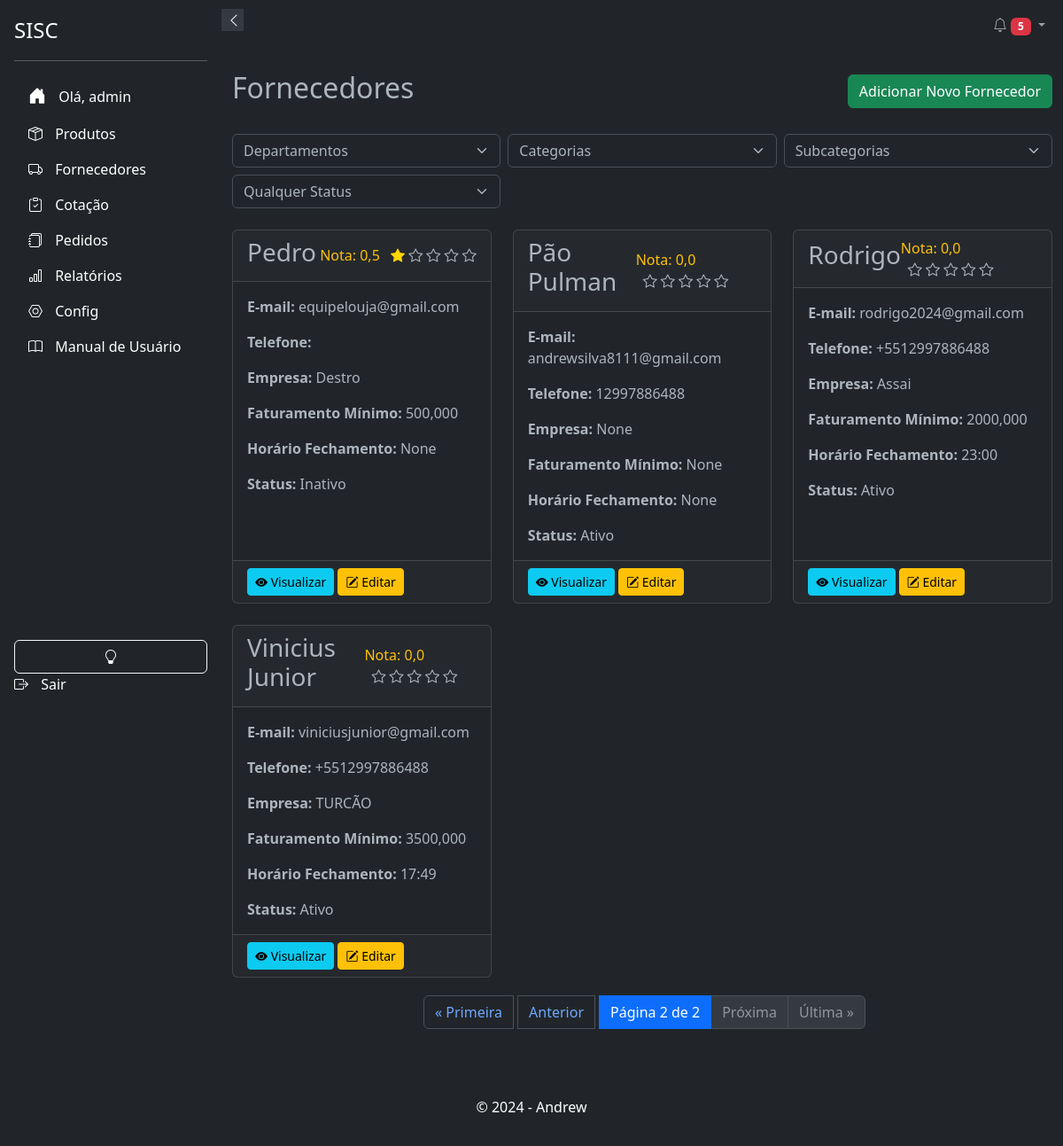
/suppliers/?page=2 (signed in), run on an earlier commit of the app's database.
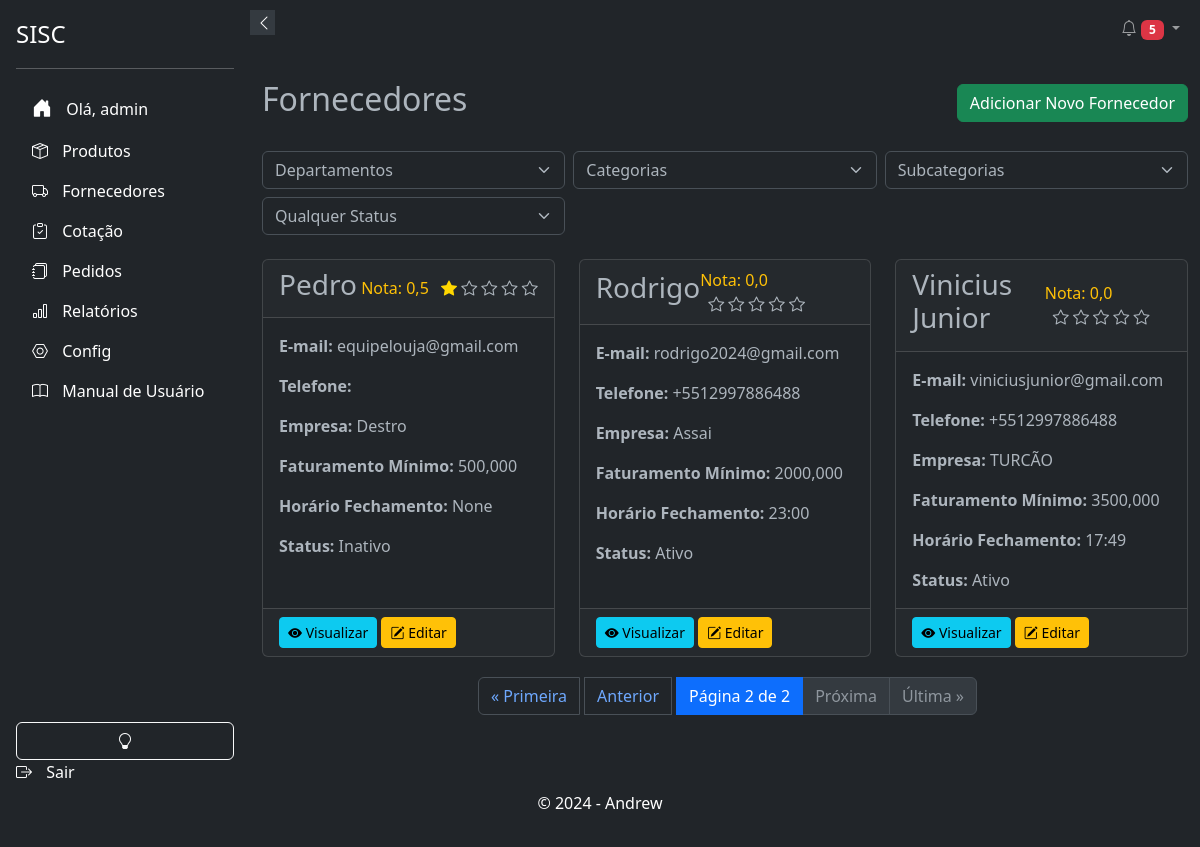
And on a later commit of the database.
### suppliers/models.py (models this page shows, shortened)
class Supplier(models.Model):
    user = models.ForeignKey(settings.AUTH_USER_MODEL, on_delete=models.CASCADE, blank=True, null=True)
    name = models.CharField(max_length=255)
    email = models.EmailField(unique=True)
    phone_regex = RegexValidator(regex=r'^\+?\d{10,15}$', message="Número de telefone no formato: '+999999999'. Até 15 dígitos.", )
    phone = models.CharField(validators=[phone_regex], max_length=17, blank=True)
    company = models.CharField(max_length=255, null=True, blank=True)
    cnpj = models.CharField(max_length=18, unique=True, validators=[validate_cnpj], null=True, blank=True)
    active = models.BooleanField(default=True, verbose_name="Ativo")
    address_line_1 = models.CharField("Endereço", max_length=255, null=True, blank=True)
    address_line_2 = models.CharField("Complemento", max_length=255, null=True, blank=True)
    city = models.CharField("Cidade", max_length=100, null=True, blank=True)
    state = models.CharField("Estado", max_length=50, null=True, blank=True)
    zip_code = models.CharField("CEP", max_length=10, null=True, blank=True)
    minimum_order_value = models.DecimalField("Valor Mínimo para Pedido", max_digits=10, decimal_places=3, validators=[MinValueValidator(0)], null=True, blank=True)
    order_response_deadline = models.TimeField("Prazo de Resposta para Pedidos", null=True, blank=True)
    departments = models.ManyToManyField('products.Departamento', related_name='suppliers', blank=True)
    categories = models.ManyToManyField(Category, blank=True, verbose_name="Categorias")
    subcategories = models.ManyToManyField(Subcategory, blank=True, verbose_name="Subcategorias")
    brands = models.ManyToManyField(Brand,  blank=True, verbose_name="Marcas")
    created_at = models.DateTimeField(auto_now_add=False, default=datetime.datetime.now, null=True, blank=True)
    updated_at = models.DateTimeField(auto_now=True, verbose_name="Atualizado em")
    deleted = models.BooleanField(default=False)
    holiday_cover_name = models.CharField("Nome do Fornecedor de Férias", max_length=255, null=True, blank=True)
    holiday_cover_email = models.EmailField("Email do Fornecedor de Férias", null=True, blank=True)
    holiday_cover_phone = models.CharField("Telefone do Fornecedor de Férias", validators=[phone_regex], max_length=17, blank=True, null=True)
    observation = models.TextField("Observação", null=True, blank=True)
    delivery_days = models.CharField("Dias de Entrega", max_length=100, blank=True, null=True)
    quality_rating = models.IntegerField(default=0, blank=True, null=True)
    delivery_time_rating = models.IntegerField(default=0, blank=True, null=True)
    price_rating = models.IntegerField(default=0, blank=True, null=True)
    reliability_rating = models.IntegerField(default=0, blank=True, null=True)
    flexibility_rating = models.IntegerField(default=0, blank=True, null=True)
    partnership_rating = models.IntegerField(default=0, blank=True, null=True)
    comments = models.TextField("Comentários", max_length=100, blank=True, null=True)
    billing_deadline_choices = [
        ('1-2', '1 a 2 dias úteis'),
        ('3-5', '3 a 5 dias úteis'),
        ('6-10', '6 a 10 dias úteis'),
        ('11-15', '11 a 15 dias úteis'),
        ('15+', 'Mais de 15 dias úteis'),
        ('negotiable', 'A combinar')
    ]
    billing_deadline = models.CharField(max_length=20, choices=billing_deadline_choices, default='1-2', verbose_name="Prazo de Faturamento")
    specific_billing_deadline = models.CharField(max_length=50, blank=True, null=True, verbose_name="Prazo Específico de Faturamento")
    class Meta:
        ordering = ['name']
    def average_rating(self):
        ratings = [self.quality_rating, self.delivery_time_rating, self.flexibility_rating, self.partnership_rating]
        ratings = [rating for rating in ratings if rating is not None]
        if ratings:
            return sum(ratings) / len(ratings)
        return None

### suppliers/views.py (the view)
# urls.py: path('', SupplierListView.as_view(), name='supplier_list'),
@method_decorator(login_required, name='dispatch')
class SupplierListView(PermissionRequiredMixin, ListView):  # View para listar fornecedores
    model = Supplier
    template_name = 'suppliers/supplier_list.html'
    context_object_name = 'suppliers'
    paginate_by = 6
    permission_required = 'suppliers.view_supplier'
    def get_queryset(self): # Método para filtrar os fornecedores
        queryset = super().get_queryset()
        department_id = self.request.GET.get('department')
        category_id = self.request.GET.get('category')
        subcategory_id = self.request.GET.get('subcategory')
        status = self.request.GET.get('status')
        if department_id: # Se department_id não estiver vazio
            queryset = queryset.filter(departments__id=department_id) # Filtra os fornecedores pelo departamento
        if category_id:
            queryset = queryset.filter(categories__id=category_id)
        if subcategory_id:
            queryset = queryset.filter(subcategories__id=subcategory_id)
        if status:
            queryset = queryset.filter(active=status == 'True')
        return queryset
    def get_context_data(self, **kwargs): # Adiciona os departamentos ao contexto
        context = super().get_context_data(**kwargs)
        context['suppliers'] = context['object_list']  # Adiciona 'suppliers' ao contexto
        context['departments'] = Departamento.objects.all()
        context['categories'] = Category.objects.all()
        context['subcategories'] = Subcategory.objects.all()
        context['form'] = SupplierFilterForm(self.request.GET or None)
        context['status_form'] = SupplierStatusFilterForm(self.request.GET or None)
        return context

### suppliers/forms.py
class SupplierStatusFilterForm(forms.Form): # Formulário para filtrar fornecedores por status
    STATUS_CHOICES = [
        ('', 'Todos'),
        (True, 'Ativo'),
        (False, 'Inativo'),
    ]
    status = forms.ChoiceField(choices=STATUS_CHOICES, required=False, label='Status', widget=forms.Select(attrs={'onchange': 'this.form.submit();'}))

### suppliers/templates/suppliers/supplier_list.html (shortened to what the changed rows need)
{% extends "base.html" %}
{% load static %}
{% load i18n %}
{% load tz %}
{% block content %}
<div class="container py-4">
    <div class="d-flex justify-content-between align-items-center mb-4">
        <h2>Fornecedores</h2>
    </div>
    <br>
    <div class="row row-cols-1 row-cols-md-3 g-4">
        {% for supplier in suppliers %}
        <div class="col">
            <div class="card h-100 card-hover" onclick="location.href='{% url 'suppliers:supplier_detail' supplier.id %}'">
                <div class="card-header d-flex align-items-center justify-content-between">
                    <h3 class="card-title">{{ supplier.name }}</h3>
                    <div>
                        <span class="text-warning">Nota: {{ supplier.average_rating|floatformat:"1" }}</span>
                        <div class="rating ms-2 d-inline-block">
                            {% for i in "12345" %}
                                {% if forloop.counter <= supplier.average_rating|floatformat:"0"|add:"0" %}
                                    <i class="bi bi-star-fill"></i>
                                {% elif forloop.counter == supplier.average_rating|floatformat:"0"|add:"0"|add:"1" and supplier.average_rating|floatformat:"1"|slice:":1" == "5" %}
                                    <i class="bi bi-star-half"></i>
                                {% else %}
                                    <i class="bi bi-star"></i>
                                {% endif %}
                            {% endfor %}
                        </div>
                    </div>
                </div>
                <div class="card-body">
                    <p class="card-text"><strong>E-mail:</strong> {{ supplier.email }}</p>
                    <p class="card-text"><strong>Telefone:</strong> {{ supplier.phone }}</p>
                    <p class="card-text"><strong>Empresa:</strong> {{ supplier.company }}</p>
                    <p class="card-text"><strong>Faturamento Mínimo:</strong> {{ supplier.minimum_order_value }}</p>
                    <p class="card-text"><strong>Horário Fechamento:</strong> {{ supplier.order_response_deadline }}</p>
                    <p class="card-text"><strong>Status:</strong> {{ supplier.active|yesno:"Ativo,Inativo" }}</p>
                </div>
                <div class="card-footer">
                    <a href="{% url 'suppliers:supplier_detail' supplier.id %}" class="btn btn-info btn-sm">
                        <i class="bi bi-eye-fill"></i> Visualizar
                    </a>
                    {% if perms.suppliers.change_supplier %}
                    <a href="{% url 'suppliers:supplier_update' supplier.id %}" class="btn btn-warning btn-sm">
                        <i class="bi bi-pencil-square"></i> Editar
                    </a>
                    {% endif %}
                </div>
            </div>
        </div>
        {% empty %}
            <p>Nenhum fornecedor encontrado.</p>
        {% endfor %}
    </div>
</div>
{% endblock %}

What changed in the data, as far as the page shows it:
removed Supplier: name "Pão Pulman", average_rating "0,0", email "andrewsilva8111@gmail.com", phone "12997886488", company "None", minimum_order_value "None", order_response_deadline "None", active "Ativo"
